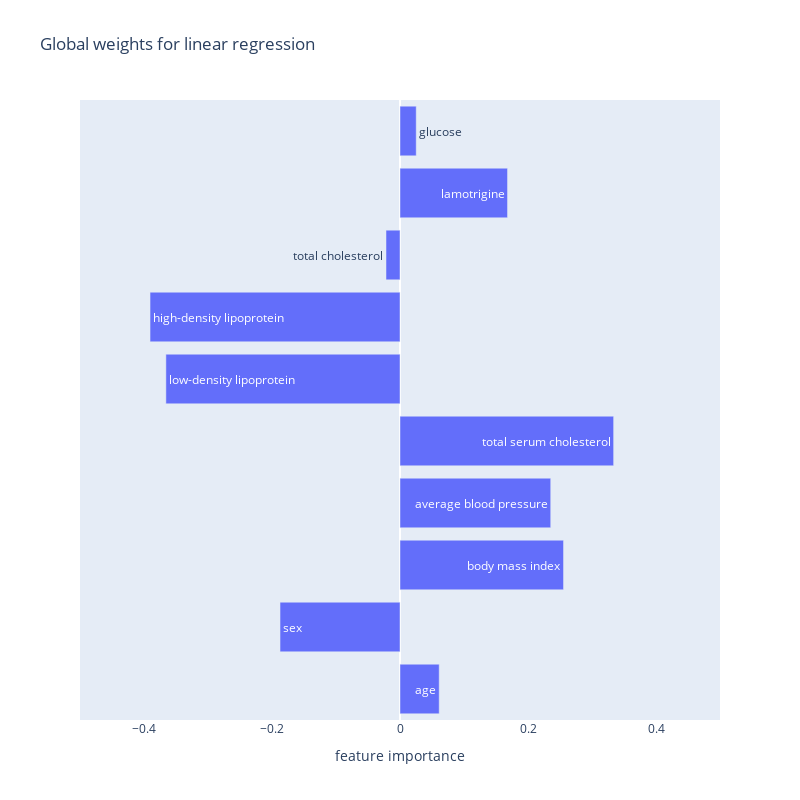

The code cell stored with this chart in its notebook:
### Code cell
import plotly.express as px
fig = px.bar(lr_weights, y='variable', x='coefficient', orientation='h', range_x=(-0.5, 0.5), text='variable', title='Global weights for linear regression', height=800, width=800, labels={'coefficient': 'feature importance'})
fig.update_yaxes(visible=False, showticklabels=False)
fig.update_xaxes(showgrid=False)
fig.show()

### Figure 1 — Plotly figure (JSON) as saved in the notebook; plotly's stock layout.template omitted (floating-point values rounded to 4 significant figures)
{"data": [{"alignmentgroup": "True", "hovertemplate": "feature importance=%{x}<br>variable=%{text}<extra></extra>", "legendgroup": "", "marker": {"color": "#636efa", "pattern": {"shape": ""}}, "name": "", "offsetgroup": "", "orientation": "h", "showlegend": false, "text": ["age", "sex", "body mass index", "average blood pressure", "total serum cholesterol", "low-density lipoprotein", "high-density lipoprotein", "total cholesterol", "lamotrigine", "glucose"], "textposition": "auto", "type": "bar", "x": [0.06125, -0.1874, 0.2555, 0.2355, 0.3338, -0.3658, -0.3906, -0.02188, 0.168, 0.02534], "xaxis": "x", "y": ["age", "sex", "body mass index", "average blood pressure", "total serum cholesterol", "low-density lipoprotein", "high-density lipoprotein", "total cholesterol", "lamotrigine", "glucose"], "yaxis": "y"}], "layout": {"barmode": "relative", "height": 800, "legend": {"tracegroupgap": 0}, "title": {"text": "Global weights for linear regression"}, "width": 800, "xaxis": {"anchor": "y", "domain": [0, 1], "range": [-0.5, 0.5], "showgrid": false, "title": {"text": "feature importance"}}, "yaxis": {"anchor": "x", "domain": [0, 1], "showticklabels": false, "title": {"text": "variable"}, "visible": false}}}
